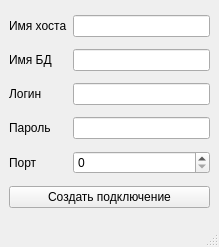
<?xml version="1.0" encoding="UTF-8"?>
<ui version="4.0">
 <class>MainWindow</class>
 <widget class="QMainWindow" name="MainWindow">
  <property name="geometry">
   <rect>
    <x>0</x>
    <y>0</y>
    <width>219</width>
    <height>247</height>
   </rect>
  </property>
  <property name="windowTitle">
   <string>MainWindow</string>
  </property>
  <widget class="QWidget" name="centralwidget">
   <layout class="QGridLayout" name="gridLayout">
    <item row="0" column="0">
     <widget class="QLabel" name="l_host">
      <property name="text">
       <string>Имя хоста</string>
      </property>
      <property name="buddy">
       <cstring>le_host</cstring>
      </property>
     </widget>
    </item>
    <item row="0" column="1">
     <widget class="QLineEdit" name="le_host"/>
    </item>
    <item row="1" column="0">
     <widget class="QLabel" name="l_db">
      <property name="text">
       <string>Имя БД</string>
      </property>
      <property name="buddy">
       <cstring>le_db</cstring>
      </property>
     </widget>
    </item>
    <item row="1" column="1">
     <widget class="QLineEdit" name="le_db"/>
    </item>
    <item row="2" column="0">
     <widget class="QLabel" name="l_login">
      <property name="text">
       <string>Логин</string>
      </property>
      <property name="buddy">
       <cstring>le_login</cstring>
      </property>
     </widget>
    </item>
    <item row="2" column="1">
     <widget class="QLineEdit" name="le_login"/>
    </item>
    <item row="3" column="0">
     <widget class="QLabel" name="l_password">
      <property name="text">
       <string>Пароль</string>
      </property>
      <property name="buddy">
       <cstring>le_password</cstring>
      </property>
     </widget>
    </item>
    <item row="3" column="1">
     <widget class="QLineEdit" name="le_password"/>
    </item>
    <item row="4" column="0">
     <widget class="QLabel" name="l_port">
      <property name="text">
       <string>Порт</string>
      </property>
      <property name="buddy">
       <cstring>sB_port</cstring>
      </property>
     </widget>
    </item>
    <item row="4" column="1">
     <widget class="QSpinBox" name="sB_port"/>
    </item>
    <item row="5" column="0" colspan="2">
     <widget class="QPushButton" name="pushButton">
      <property name="text">
       <string>Создать подключение</string>
      </property>
     </widget>
    </item>
   </layout>
  </widget>
  <widget class="QMenuBar" name="menubar">
   <property name="geometry">
    <rect>
     <x>0</x>
     <y>0</y>
     <width>219</width>
     <height>23</height>
    </rect>
   </property>
  </widget>
  <widget class="QStatusBar" name="statusbar"/>
 </widget>
 <resources/>
 <connections>
  <connection>
   <sender>pushButton</sender>
   <signal>clicked()</signal>
   <receiver>MainWindow</receiver>
   <slot>show()</slot>
   <hints>
    <hint type="sourcelabel">
     <x>109</x>
     <y>201</y>
    </hint>
    <hint type="destinationlabel">
     <x>109</x>
     <y>123</y>
    </hint>
   </hints>
  </connection>
 </connections>
</ui>
